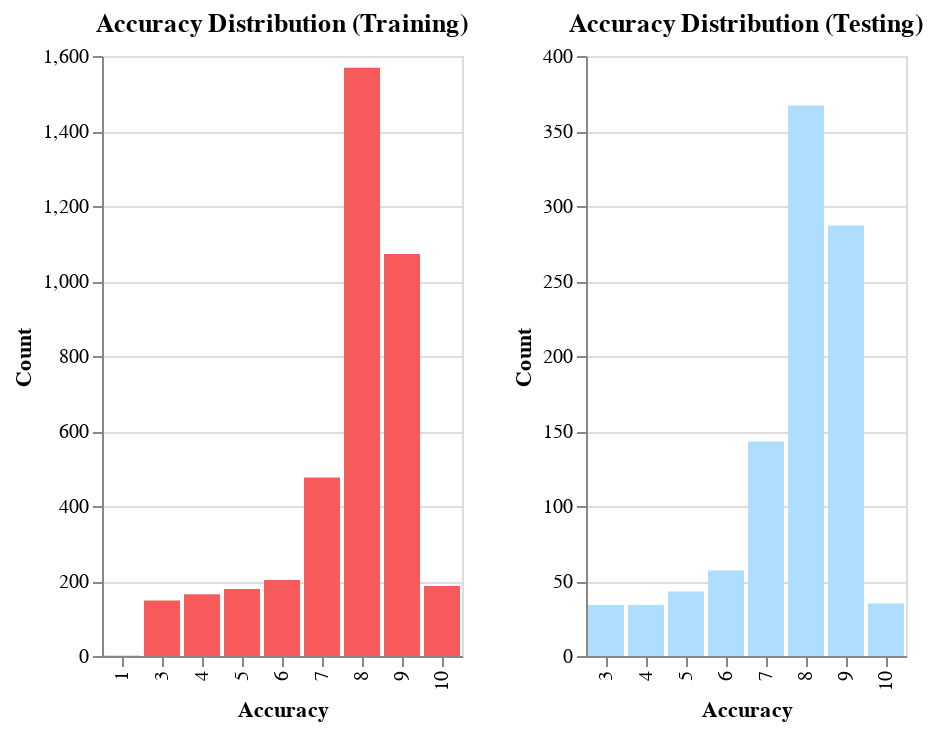

Here is the notebook cell this chart was saved with:
### Code cell
accuracy_count_train_chart | accuracy_count_test_chart

### Figure 1 — Vega-Lite specification as saved in the notebook (floating-point values rounded to 4 significant figures)
{"config": {"view": {"continuousWidth": 300, "continuousHeight": 300}}, "hconcat": [{"data": {"name": "data-804c52612078fd4ae318b066dfc109fd"}, "mark": {"type": "bar", "opacity": 1.0}, "encoding": {"color": {"value": "#F75A5A"}, "tooltip": [{"field": "accuracy", "type": "quantitative"}, {"field": "count", "type": "quantitative"}], "x": {"field": "accuracy", "title": "Accuracy", "type": "ordinal"}, "y": {"field": "count", "title": "Count", "type": "quantitative"}}, "title": "Accuracy Distribution (Training)"}, {"data": {"name": "data-58f55e4b5ff0d3caab92b279991a8f9d"}, "mark": {"type": "bar", "opacity": 1.0}, "encoding": {"color": {"value": "#AFDDFF"}, "tooltip": [{"field": "accuracy", "type": "quantitative"}, {"field": "count", "type": "quantitative"}], "x": {"field": "accuracy", "title": "Accuracy", "type": "ordinal"}, "y": {"field": "count", "title": "Count", "type": "quantitative"}}, "title": "Accuracy Distribution (Testing)"}], "$schema": "https://vega.github.io/schema/vega-lite/v5.20.1.json", "datasets": {"data-804c52612078fd4ae318b066dfc109fd": [{"accuracy": 6, "count": 203}, {"accuracy": 4, "count": 165}, {"accuracy": 1, "count": 1}, {"accuracy": 3, "count": 148}, {"accuracy": 5, "count": 179}, {"accuracy": 8, "count": 1569}, {"accuracy": 9, "count": 1072}, {"accuracy": 10, "count": 187}, {"accuracy": 7, "count": 476}], "data-58f55e4b5ff0d3caab92b279991a8f9d": [{"accuracy": 8, "count": 367}, {"accuracy": 4, "count": 34}, {"accuracy": 3, "count": 34}, {"accuracy": 7, "count": 143}, {"accuracy": 9, "count": 287}, {"accuracy": 6, "count": 57}, {"accuracy": 10, "count": 35}, {"accuracy": 5, "count": 43}]}}
